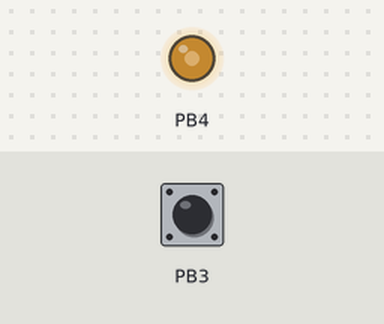
Simulated run of this sketch. Board: ATtiny85, built with avr-gcc and run on an emulated ATtiny85. Shown: output pins drawn as LEDs (lit = HIGH). Inputs (shaded band) come from the test bench; at power-on: PB3 HIGH.

Above: at 0.8 s.
0.9 s: PB3 pulled LOW for 0.15 s
3.9 s: PB3 pulled LOW for 1 s
Timing chart, 0 to 12.9 s (numbered marks = the images above; inputs shaded):
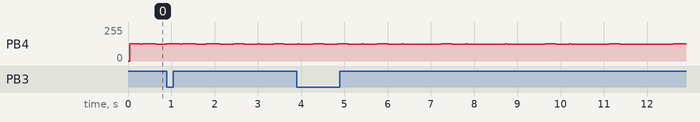

The sketch:

tinyMusicBoxSPI.ino
```cpp
#define F_CPU 16000000UL

#include <avr/interrupt.h>
#include <util/delay.h>
#include <stdbool.h>
#include "mySPI.hpp"
#include "synth.hpp"
#include "theory.hpp"

#define CHECK_BIT(var,pos) (((var) & (1<<(pos))) > 0)


int main () {
	//float BPM = 100;
	//uint8_t deltaTimeMS = 1 / (BPM/60000.0);

	/*Chord_t sequence[] = {
		play(1, TONIC, FIFTH),
		rest(1),
		play(1, TONIC, FIFTH),
		play(3, TONIC, MAJ_SIXTH),
		play(3, TONIC, FIFTH),
		play(3, MAJ_THIRD, TONIC),
		play(6, FIFTH, MAJ_SEVENTH),
		play(1, FIFTH, FIFTH),
		rest(1),
		play(1, MAJ_SECOND, FIFTH),
		play(3, FIFTH, MAJ_SIXTH),
		play(3, FIFTH, FIFTH),
		play(3, FIFTH, MAJ_SECOND),
		play(6, MAJ_THIRD, TONIC),
	};
	uint16_t step = 0;
*/
	initSynth();
	initSPI();
	sei();

	uint8_t currCmd = 0;
	uint8_t currData = 0;
	setJump(0, noteToFreq[TONIC]);
	setJump(1, noteToFreq[MAJ_THIRD]);
	setJump(3, noteToFreq[FIFTH]);

	while (1) {
		/*Chord_t currChord = sequence[step];
		setJump(0, noteToFreq[currChord.n0]);
		setJump(1, noteToFreq[currChord.n1]);
		//setJump(2, noteToFreq[currChord.n2]);
		//setJump(3, noteToFreq[currChord.n3]);
		for (int i = 0; i < currChord.beats; i++) {
			_delay_ms(BEAT_MS);
		}

		step++;
		step = step % STEPS;*/

		updateSPI();


		//uint8_t numBytes = getSPINumBytes();
		if (isSPIReady()) {
			currCmd = getSPIIn(0);
			currData = getSPIIn(1);
			if (currCmd == 0x55) {
				if (currData == 0xaa) {
					setJump(0, noteToFreq[TONIC]);
					setJump(1, noteToFreq[MAJ_THIRD]);
					setJump(2, noteToFreq[FIFTH]);
				} else if (currData == 0xcc) {
					setJump(0, noteToFreq[MAJ_SECOND]);
					setJump(1, noteToFreq[FOURTH]);
					setJump(2, noteToFreq[MAJ_SIXTH]);
				}
			}
			clearSPIBuffer();
		}

	}

}
```

mySPI.cpp
```cpp
#include "mySPI.hpp"
#include <avr/interrupt.h>


#define NUM_BYTES 2

volatile uint8_t dataBuffer[NUM_BYTES] = {0};
volatile uint8_t index = 0;
volatile bool buffOvf = false;

#define SS_PIN   PB3
#define MISO_PIN PB1
#define MOSI_PIN PB0
#define SCK_PIN  PB2

#define CHECK_BIT(var,pos) (((var) & (1<<(pos))) > 0)

void initSPI() {
  DDRB |= (1 << MISO_PIN);    // MISO as output
  DDRB &= ~((1 << PB0) | (1 << PB2));  // MOSI, SCK inputs
  DDRB &= ~(1 << PB3); // SS input
  PORTB |= (1 << PB3); // SS PULLUP

  USICR =
    (1 << USIWM0) |  // 3-wire mode
    (1 << USICS1) |  // Clock from external pin (USCK)
    (0 << USICS0);   // No software clock

  // Clear flags
  USISR = (1 << USIOIF);
  USICR |= (1 << USIOIE);  // enable USI overflow interrupt
  USIDR = 0xa5; // Optional: preload outgoing byte

}

void updateSPI() {
  // Check if slave is selected
  if (!(PINB & (1 << SS_PIN))) {
    // SS LOW → enable MISO output
    DDRB |= (1 << MISO_PIN);
  } else {
    // SS HIGH → tri-state MISO (critical!!)
    DDRB &= ~(1 << MISO_PIN);
    USISR = (1 << USIOIF);
    index = 0;
  }
}

uint8_t getSPIIn(uint8_t i) {
  if (i >= NUM_BYTES) {
    i = NUM_BYTES - 1;
  }
  return dataBuffer[i];
}

void clearSPIBuffer() {
  buffOvf = false;
}

bool isSPIReady() {
  return buffOvf;
}


// run interrupt whenever USI overflows (full 8 bits)
ISR(USI_OVF_vect) {
  int dataIn = USIDR;
  dataBuffer[index] = dataIn;
  USIDR = dataIn + 1;
  USISR = (1 << USIOIF);

  index++;
  if (index >= NUM_BYTES) {
    index = 0;
    buffOvf = true;
  }
}
```

mySPI.hpp
```cpp
void initSPI();
/*
void setSPIOut(unsigned char newDataOut);
bool getSPIReady();
unsigned char getSPIIn();
unsigned char getSPINumBytes();
*/
void updateSPI();
unsigned char getSPIIn(unsigned char i);
//void setSPIOut(unsigned char newDataOut);
bool isSPIReady();
void clearSPIBuffer();


/*#include "mySPI.hpp"
#include <avr/interrupt.h>


volatile buffer[2];
volatile index = 0;

#define SS_PIN   PB3
#define MISO_PIN PB1
#define MOSI_PIN PB0
#define SCK_PIN  PB2


#define CHECK_BIT(var,pos) (((var) & (1<<(pos))) > 0)

void initSPI() {
  DDRB |= (1 << MISO_PIN);    // MISO as output
  DDRB &= ~((1 << PB0) | (1 << PB2));  // MOSI, SCK inputs
  DDRB &= ~(1 << PB3); // SS input
  PORTB |= (1 << PB3); // SS PULLUP

  USICR =
    (1 << USIWM0) |  // 3-wire mode
    (1 << USICS1) |  // Clock from external pin (USCK)
    (0 << USICS0);   // No software clock

  // Clear flags
  USISR = (1 << USIOIF);
  USICR |= (1 << USIOIE);  // enable USI overflow interrupt
  USIDR = 0xa5; // Optional: preload outgoing byte

}


void setSPIOut(uint8_t newDataOut) {
  dataOut = newDataOut;
}

bool getSPIReady() {
  return ready;
}

uint8_t getSPIIn() {
  ready = false;
  return dataIn;
}

uint8_t getSPINumBytes() {
  return numBytes;
}

void updateSPI() {
  // Check if slave is selected
  if (!(PINB & (1 << SS_PIN))) {
    // SS LOW → enable MISO output
    DDRB |= (1 << MISO_PIN);
  } else {
    // SS HIGH → tri-state MISO (critical!!)
    DDRB &= ~(1 << MISO_PIN);
    numBytes = 0;
  }
}

// run interrupt whenever USI overflows (full 8 bits)
ISR(USI_OVF_vect) {


  dataIn = USIDR;
  USIDR = dataOut;
  USISR = (1 << USIOIF);
  numBytes++;
  ready = true;
}
*/
```

synth.cpp
```cpp
#include "synth.hpp"


/* Start timer0 interrupts and enable synthesis */
/*
void initSynth() {
	disableSynth();
	// Set up Timer/Counter1 for PWM output
	// Register settings from http://www.technoblogy.com/show?20W6

 	// Timer interrupts OFF
	TIMSK = 0;
	//Enable 64 MHz PLL and use as source for Timer1
	PLLCSR = 1<<PCKE | 1<<PLLE;
	// PWM1A = 1 (PWM on comparator OCR1A, clear on match)
	TCCR1 |= 1<<PWM1A;
	// COM1A[1:0] = 10
	TCCR1 |= 1<<COM1A1;
	// CS1[3:0] = 0001 (1:1 prescaling)
	TCCR1 |= 1<<CS10;
	// set data direction for pwm pin to output
	DDRB |= 1<<DDB1;

	// WGM0[2:0] = 111 (Fast PWM, Enable compare match, disable overflow)
	TCCR0A |= (1<<WGM02) | (1<<WGM01) | (1<<WGM00);
	//CS0[2:0] = 001 (1:1 prescaling)
	TCCR0B |= 1<<CS00;
	//OCIE1A = 1 (Enable compare match, disable overflow)
	TIMSK |= 1<<OCIE0A;
	// Divide by 61, giving us increments of about 1 Hz
	OCR0A = 61;
	enableSynth();
	sei(); // Set enable interrupts
}
*/
void initSynth() {
	disableSynth();
	// Set up Timer/Counter1 for PWM output
	// Register settings from http://www.technoblogy.com/show?20W6

 	// Timer interrupts OFF
	TIMSK = 0;
	//Enable 64 MHz PLL and use as source for Timer1
	PLLCSR = 1<<PCKE | 1<<PLLE;
	// PWM1A = 1 (PWM on comparator OCR1A, clear on match)
	GTCCR |= 1<<PWM1B;
	// COM1A[1:0] = 10
	GTCCR |= 1<<COM1B1;
	// CTC1 = 1
	TCCR1 |= 1<<CTC1;
	// CS1[3:0] = 0001 (1:1 prescaling)
	TCCR1 |= 1<<CS10;
	// set data direction for pwm pin to output
	DDRB |= 1<<DDB4;

	// WGM0[2:0] = 111 (Fast PWM, Enable compare match, disable overflow)
	TCCR0A |= (1<<WGM02) | (1<<WGM01) | (1<<WGM00);
	//CS0[2:0] = 001 (1:1 prescaling)
	TCCR0B |= 1<<CS00;
	//OCIE1A = 1 (Enable compare match, disable overflow)
	TIMSK |= 1<<OCIE0A;
	// Divide by 61, giving us increments of about 1 Hz
	OCR0B = 61;
	enableSynth();
	sei(); // Set enable interrupts
}

/* Disables synth output*/
void disableSynth() {
	// Intellisense may see an error on cli() due to assembly code but it compiles
	//cli(); // Disable interrupts
	OCR1B = 0; // Set PWM duty cycle to 0%
	TCCR1 &= ~(1<<CS10); // Disable timer
	PORTB &= ~(1<<PB1); // Set output LOW
}

/* Enables synth after it has been disabled (enabled by initSynth) */
void enableSynth() {
	//DDRB |= (1<<PB1); //
	TCCR1 |= 1<<CS10; // Enable timer
	//sei();  // Set enable interrupts
}


// Determines the shape of the wave
volatile uint8_t waveType = SINE;

// Set the wave shape based on the enumeration in the synth.h header
void setWaveType(uint8_t _waveType) {
	waveType = _waveType;
}

// Phase accumulator: keeps track of the phase of a wave
// Array keeps track of multiple independent waves (up to MAX_FREQS)
volatile uint16_t accumulator[MAX_FREQS] = {0};


// Jump: How far to increment the corresponding phase accumulator
// Jump is proportional to frequency with our register settings
volatile uint32_t jump[MAX_FREQS] = {0};

// Change the jump for a given phase accumulator
void setJump(uint8_t jumpIndex, uint32_t newJump) {
	if (jumpIndex < MAX_FREQS) {
		jump[jumpIndex] = newJump;
	}
}

// Calculating sine is too slow, so an approximation is read from lookup table
#define LUT_SIZE 128
const uint8_t sineLUT[LUT_SIZE] = {
	128, 134, 140, 146, 152, 158, 165, 170, 176, 182, 188, 193, 198, 203, 208, 213,
	218, 222, 226, 230, 234, 237, 240, 243, 245, 248, 250, 251, 253, 254, 254, 255,
	255, 255, 254, 254, 253, 251, 250, 248, 245, 243, 240, 237, 234, 230, 226, 222,
	218, 213, 208, 203, 198, 193, 188, 182, 176, 170, 165, 158, 152, 146, 140, 134,
	128, 121, 115, 109, 103, 97, 90, 85, 79, 73, 67, 62, 57, 52, 47, 42,
	37, 33, 29, 25, 21, 18, 15, 12, 10, 7, 5, 4, 2, 1, 1, 0,
	0, 0, 1, 1, 2, 4, 5, 7, 10, 12, 15, 18, 21, 25, 29, 33,
	37, 42, 47, 52, 57, 62, 67, 73, 79, 85, 90, 97, 103, 109, 115, 121
};

// Play a sample every few clock cycles (determined by clock divider OCR0A)
ISR(TIMER0_COMPA_vect) {
	uint16_t sample = 0; // PWM value to output to speaker

	// Add each frequency to sample
	for (int i = 0; i < MAX_FREQS; i++) {
		// Move the sample forward by jump[i]
		accumulator[i] += jump[i];
		// Shift down 8 most-significant-bits to get 8 bit accumulator
		uint8_t accum8Bit = (uint8_t)(accumulator[i] >> 8);
		/*
		// Choose the sample based on accumulator value wave type
		if (waveType == SINE) {
			// Read from sine lookup table
			sample += sineLUT[accum8Bit>>1];

		} else if (waveType == TRIANGLE) {
			if (accum8Bit < 128) {
				sample += accum8Bit<<1; // Increase sample for first half
			} else {
				sample += (255-accum8Bit)<<1; // Decrease sample for second half
			}

		} else if (waveType == SAWTOOTH) {
			sample += accum8Bit; // Increasing value for whole period

		} else if (waveType == SQUARE) {
			// Constant high value for first half
			*/
			if (accum8Bit < 128) {
				sample += 255;
			}/*
			// Add nothing for second half
		}*/
	}
	// Set PWM duty cycle to the average sample value
	OCR1B = (uint8_t)(sample>>1);
}
```

synth.hpp
```cpp
#ifndef SYNTH_H
#define SYNTH_H
#include <avr/io.h>
#include <avr/interrupt.h>


// Number of frequencies to play at once
// Can only do 5 or so until interrupt takes too long and breaks
// (interrupt takes longer than the time between interrupts)
#define MAX_FREQS 2

// Define enum for wave types
#define NUM_WAVE_TYPES 4
#define SINE 3
#define TRIANGLE 0
#define SAWTOOTH 1
#define SQUARE 2


void initSynth(); // Initialize synth module
void disableSynth(); // Turn off synth temporarily
void enableSynth(); // Start synth again after disabling
void setWaveType(uint8_t waveType);
void setJump(uint8_t jumpIndex, uint32_t newJump); // Set speed to play the sample

#endif
```

theory.cpp
```cpp
#include "theory.hpp"

Chord_t play(uint8_t beats, uint8_t n0, uint8_t n1, uint8_t n2, uint8_t n3) {
	Chord_t chord;
	chord.beats = beats;
	chord.n0 = n0;
	chord.n1 = n1;
	chord.n2 = n2;
	chord.n3 = n3;
	return chord;
}

Chord_t play(uint8_t beats, uint8_t n0, uint8_t n1, uint8_t n2) {
	return play(beats, n0, n1, n2, 0);
}

Chord_t play(uint8_t beats, uint8_t n0, uint8_t n1) {
	return play(beats, n0, n1, 0, 0);
}

Chord_t play(uint8_t beats, uint8_t n0) {
	return play(beats, n0, 0, 0, 0);
}

Chord_t rest(uint8_t beats) {
	return play(beats, 0, 0, 0, 0);
}
```

theory.hpp
```cpp
#include <avr/io.h>

// NOTES

// Frequencies for one octave of notes
const uint16_t noteToFreq[12] = {440*2, 466*2, 494, 523, 554, 587, 622, 660, 698, 740, 784, 831};

// Define indexes of the array as scale steps
#define TONIC 0
#define MIN_SECOND 1
#define MAJ_SECOND 2
#define MIN_THIRD 3
#define MAJ_THIRD 4
#define FOURTH 5
#define DIM_FIFTH 6
#define FIFTH 7
#define MIN_SIXTH 8
#define MAJ_SIXTH 9
#define MIN_SEVENTH 10
#define MAJ_SEVENTH 11

// Create chords with scale steps
// Provide the default (diatonic) steps for a major scale
const uint8_t defaultNotes[7][4] = {
	{TONIC, MAJ_THIRD, FIFTH, MAJ_SEVENTH},
	{MAJ_SECOND, FOURTH, MAJ_SIXTH, TONIC},
	{MAJ_THIRD, FIFTH, MAJ_SEVENTH, MAJ_SECOND},
	{FOURTH, MAJ_SIXTH, TONIC, MAJ_THIRD},
	{FIFTH, MAJ_SEVENTH, MAJ_SECOND, FOURTH},
	{MAJ_SIXTH, TONIC, MAJ_THIRD, FIFTH},
	{MAJ_SEVENTH, MAJ_SECOND, FOURTH, MAJ_SIXTH},
};


// TIMING AND CHORD STRUCTURE

#define STEPS 14
#define BEAT_MS 100

typedef struct Chord {
	uint8_t beats;
	uint8_t n0;
	uint8_t n1;
	uint8_t n2;
	uint8_t n3;
} Chord_t;


Chord_t play(uint8_t beats, uint8_t n0, uint8_t n1, uint8_t n2, uint8_t n3);
Chord_t play(uint8_t beats, uint8_t n0, uint8_t n1, uint8_t n2);
Chord_t play(uint8_t beats, uint8_t n0, uint8_t n1);
Chord_t play(uint8_t beats, uint8_t n0);
Chord_t rest(uint8_t beats);
```
